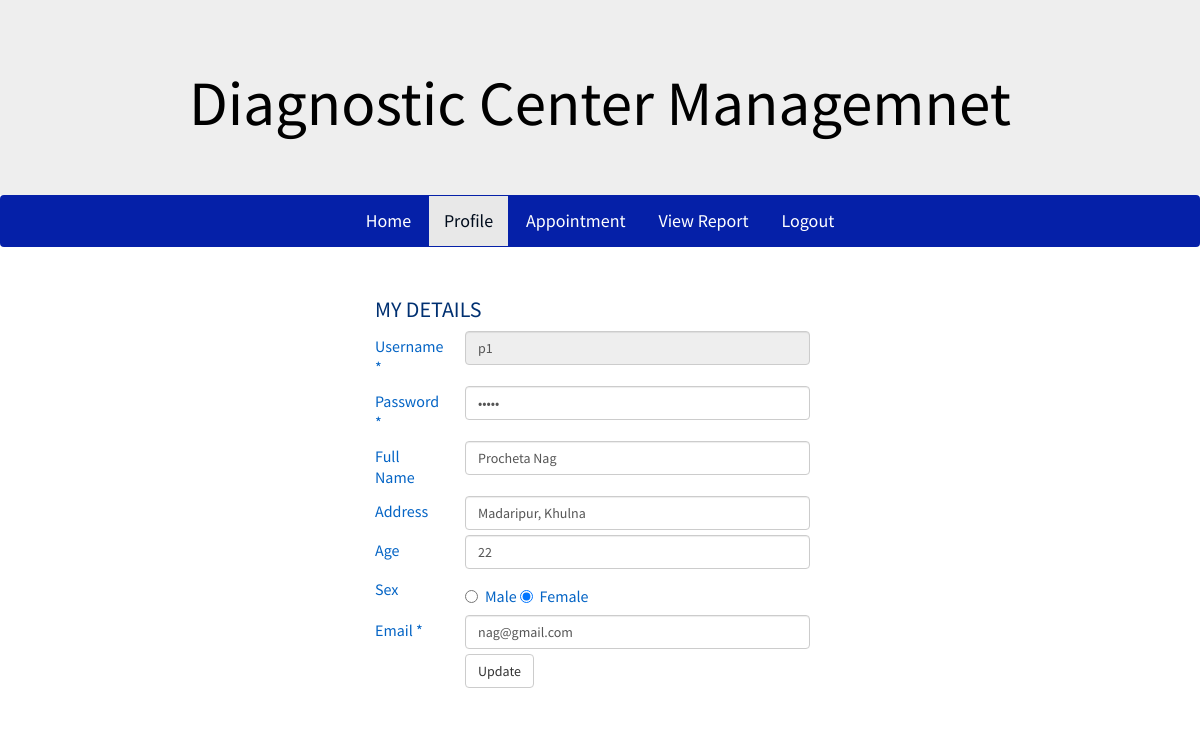
The page /patient-profile.php (signed in) on the database its author committed.
### tables this page shows
CREATE TABLE `patient` (
  `id` int(100) NOT NULL,
  `p_id` varchar(100) NOT NULL,
  `name` varchar(50) NOT NULL,
  `address` varchar(200) NOT NULL,
  `age` varchar(100) NOT NULL,
  `sex` varchar(10) NOT NULL,
  `email` varchar(40) NOT NULL,
  `username` varchar(30) NOT NULL,
  `pass` varchar(20) NOT NULL
);

### patient-profile.php (the view, shortened to what this page needs)
<?php
	include('configuration.php');
    $conn = new PDO("mysql:host=$host;dbname=$db",$user,$pw);
	$login = 0;
	if(isset($_COOKIE['P_username']))
	{
		$username = $_COOKIE['P_username'];
		$pass = $_COOKIE['P_password'];
		$check = $conn->query("SELECT * FROM patient WHERE username = '$username'");
		foreach($check as $info)
		{
			if ($pass != $info['pass'])
			{
				$login = 0;
			}
			else
			{
				$login = 1;
			}
		}
	}
?>
<?php include('include/header.php'); ?>
<nav class="navbar">
  <div class="container">
    <div class="collapse navbar-collapse" id="bs-example-navbar-collapse-1">
      <ul class="nav navbar-nav">
        <li><a href="http://localhost/dcm/">Home</a></li>
        <li class="active"><a href="patient-profile.php">Profile</a></li>
        <?php if($login !=0) {?>
        <li><a href="appointment.php">Appointment</a></li>
        <li><a href="report.php">View Report</a></li>
        <li><a href="p-logout.php">Logout</a></li>
        <?php } ?>
      </ul>
    </div>
  </div>
</nav>
<?php
	if($login != 0)
	{
?>
<div id="loginForm">
	<h2>My Details</h2>
	<?php
		$check = $conn->query("SELECT * FROM patient WHERE username = '$username'");
		foreach ($check as $val) {
	?>
    <form class="form-horizontal" role="form" method="post">
        <div class="form-group">
            <label class="col-sm-2 control-label" for="username">Username *</label>
            <div class="col-sm-10">
                <input type="text" class="form-control" id="username" readonly value="<?php echo $val['username'] ?>" name="pUsername">
            </div>
        </div>
        <div class="form-group">
            <label class="col-sm-2 control-label" for="pass">Password *</label>
            <div class="col-sm-10">
                <input type="password" class="form-control" id="username" value="<?php echo $val['pass']; ?>" name="pPass">
            </div>
        </div>
        <div class="form-group">
            <label class="col-sm-2 control-label" for="name">Full Name</label>
            <div class="col-sm-10">
                <input type="text" required class="form-control" value="<?php echo $val['name']; ?>" id="name" name="pname">
            </div>
        </div>
        <div class="form-group">
            <label class="col-sm-2 control-label" for="address">Address</label>
            <div class="col-sm-10">
                <input type="text" required class="form-control" value="<?php echo $val['address']; ?>" id="address" name="address">
            </div>
        </div>
        <div class="form-group">
            <label class="col-sm-2 control-label" for="age">Age</label>
            <div class="col-sm-10">
                <input type="text" required class="form-control" value="<?php echo $val['age']; ?>" id="age" name="age">
            </div>
        </div>
        <div class="form-group">
            <label class="col-sm-2 control-label" for="sex">Sex</label>
            <div class="col-sm-10">
                <div class="radio">
				  <label>
				    <input type="radio" name="sex" id="sex1" value="male" <?php if($val['sex'] == 'male'){echo "checked";} ?>>
				    Male
				  </label>
				  <label>
				    <input type="radio" name="sex" id="sex2" <?php if($val['sex'] == 'female'){echo "checked";} ?> value="female">
				    Female
				  </label>
				</div>
            </div>
        </div>
        <div class="form-group">
            <label class="col-sm-2 control-label" for="age">Email *</label>
            <div class="col-sm-10">
                <input type="email" required value="<?php echo $val['email']; ?>" class="form-control" id="mail" name="email">
            </div>
        </div>
        <div class="form-group">
        	<div class="col-sm-offset-2 col-sm-10">
        		<button type="submit" name="update" class="btn btn-default">Update</button>
            </div>
        </div>
    </form>
    <?php
    	}
    ?>
</div>
<?php
	}
	else{
		header('location:patient-login.php');
	}
?>
</body>
</html>

### css/style.css (style rules this page uses)
body { font-family: 'Source Sans Pro', sans-serif; background-size:cover; font-weight: 400; font-size: 14px; line-height: 21px; color: #000; margin-bottom: 0; overflow-y: auto; overflow-x: hidden; background:#fff; }
a:link { text-decoration: none; }
ul, li { list-style-type: none; }
.container { max-width:1024px; position: relative; z-index: 2; }
.navbar { background: #0520a8 !important; }
.navbar ul { float: none; text-align: center; }
.navbar li { color: #fff; font-size: 18px; text-align: center; float: none; display: inline-block; }
.navbar li a { color: #fff; padding-left: 15px; padding-right: 15px; }
.form_wrap ,#loginForm { max-width:500px; background:#fff; border-radius:10px; -moz-border-radius:10px; -webkit-border-radius:10px; margin:5px auto 0; padding-bottom:10px; }
.form_wrap form label,label { color:#0464c5; font-family: 'Source Sans Pro'; font-weight:400; font-size:16px; margin-bottom:3px !important; padding-top:5px !important; }
.control-label,.form-horizontal .control-label { display:block !important; text-align:left !important; }
.navbar-nav { margin:0 !important; }
#loginForm { padding:25px; }
#loginForm .control-label { padding-left:0 !important; }
#loginForm h2 { font-size:22px; text-transform:uppercase; color:#003071; margin:0 0 10px; }
#loginForm .form-group { margin:0 0 5px !important; }
li.active a { background:#e8e8e8; color:#000c1c; }

### rows shown on the page
patient: pUsername "p1", pname "Procheta Nag", address "Madaripur, Khulna", age "22", sex "☐ Male", sex "☑ Female", email "nag@gmail.com"
